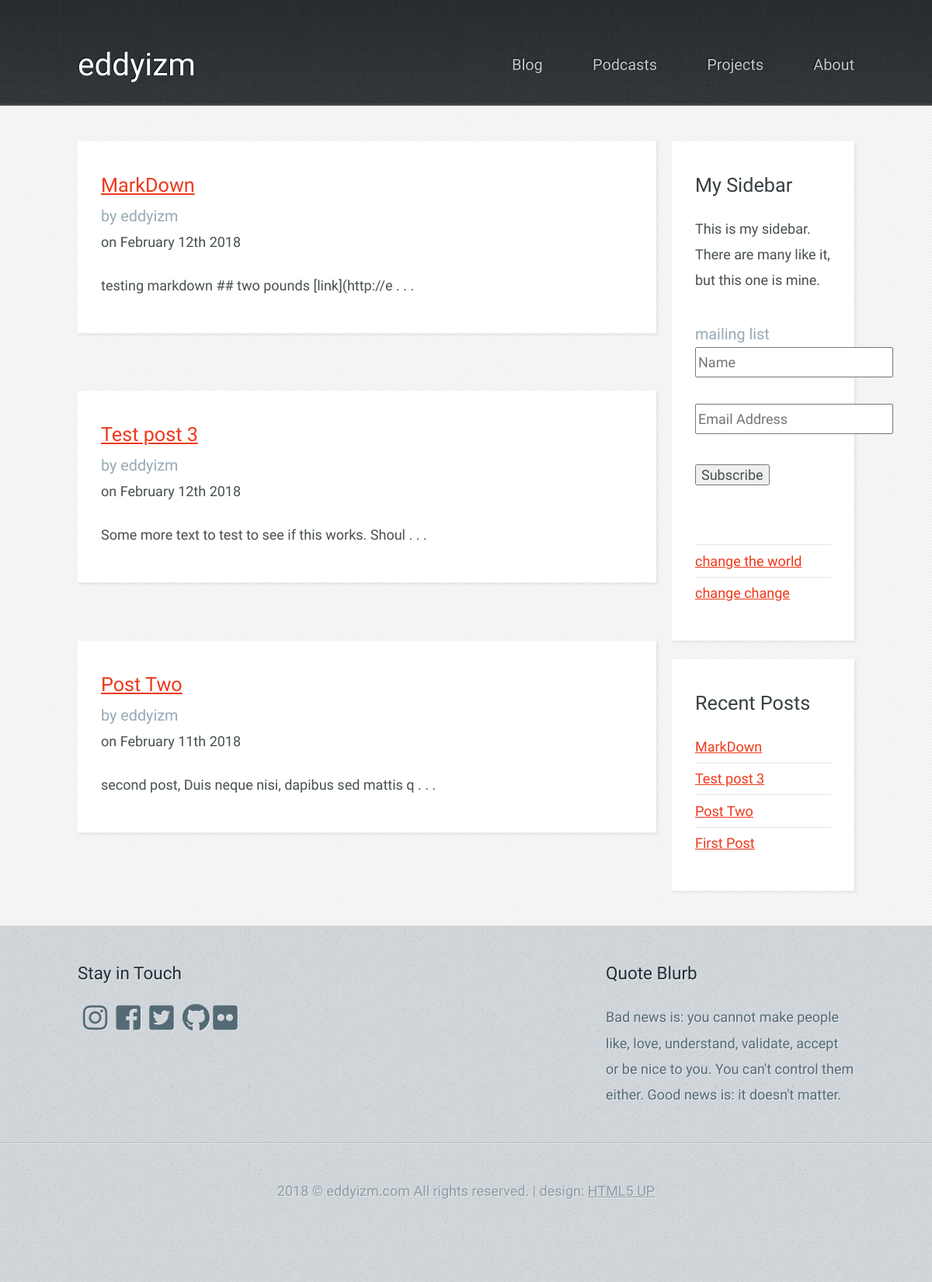
/blog/, run on an earlier commit of the app's database.
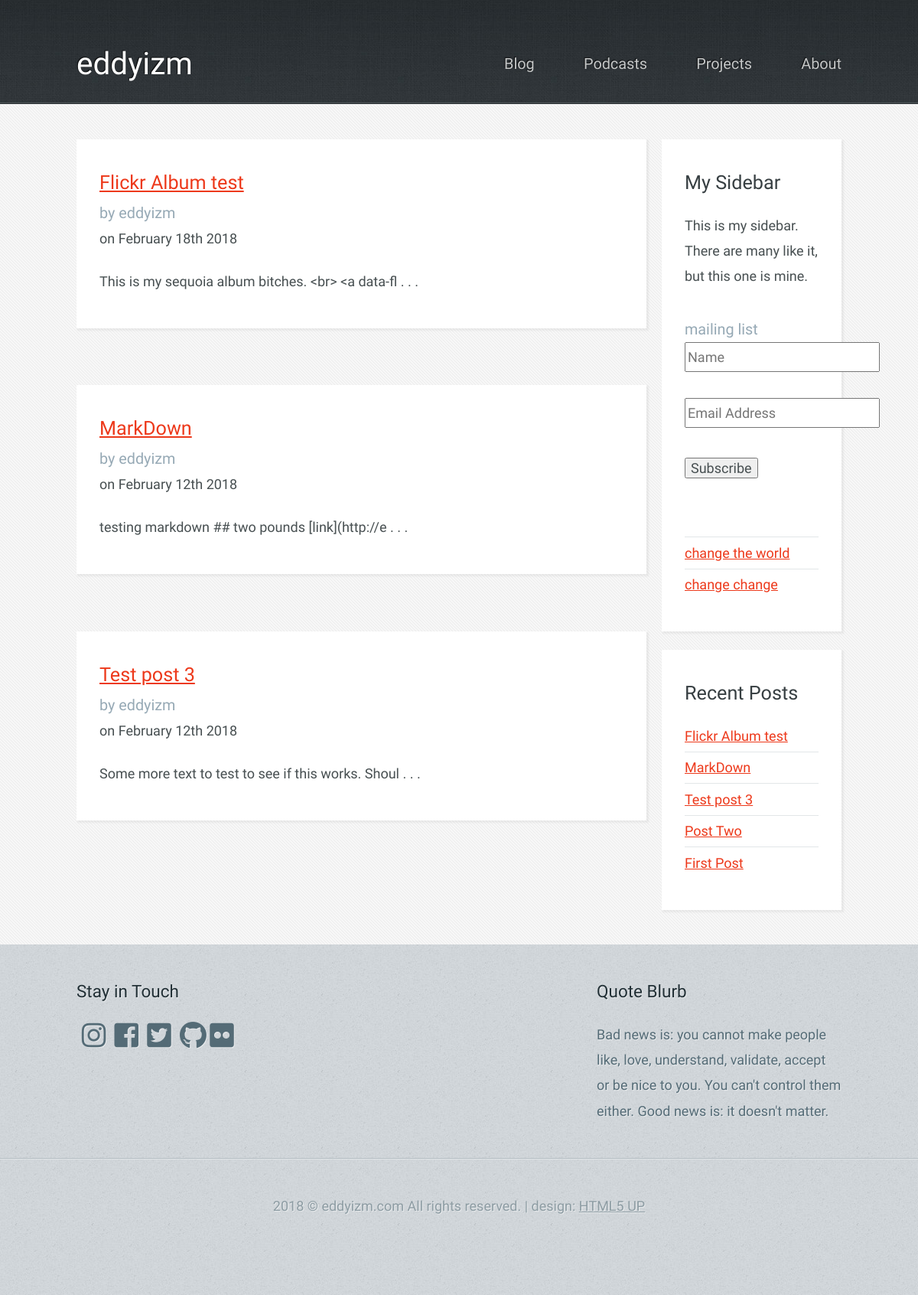
And on a later commit of the database.
### blog/models.py (models this page shows, shortened)
class BlogPost(models.Model):
    title = models.CharField(max_length=255)
    date = models.DateTimeField()
    body = models.CharField(max_length=20000)
    author = models.ForeignKey(Author, on_delete=models.DO_NOTHING,)
    tags = models.ManyToManyField(Tag)
    class Meta:
        ordering = ['-date',]

class Author(models.Model):
    name = models.CharField(max_length=64)
    email = models.CharField(max_length=64)

### blog/views.py (the view)
# urls.py: url(r'^blog/', views.blog_posts , name='blog_posts'),
def blog_posts(request):
    posts = BlogPost.objects.all().order_by('-date')[:3];
    recent_posts = BlogPost.objects.all()[:5];
    return render_to_response('blog/blog.html', {'posts' : posts, 'recent_posts': recent_posts })

### blog/templates/blog/blog.html (shortened to what this page needs)
{% extends "blog/layout.html" %}
{% block content %}
      <div id="content-wrapper">
        <div id="content">
          <div class="container">
            <div class="row">
              <div class="9u 12u(mobile)">
                {% for blog_post in posts %}
                <section>
                  <header>
                      <h2><a href="/blog/{{ blog_post.id }}/">{{ blog_post.title }} </a></h2>
                      <h3> <span>by </span> {{ blog_post.author.name }}</h3>
                      <h4> <span>on {{ blog_post.date|date:"F jS o" }} </span></h4>
                  </header>
                      <p> {{ blog_post.body|slice:":50" }} . . . </p>
                </section>
                {% endfor %}
              </div>
              <div class="3u 12u(mobile)">
                <section>
                  <header>
                    <h2>My Sidebar</h2>
                  </header>
                  <p>
                    This is my sidebar. There are many like it, but this one is mine.
                  </p>
                  <ul class="link-list">
                    <li>
                   <div class="entry-content" itemprop="text">
                  <div id="mc_embed_signup">
                  <form id="mc-embedded-subscribe-form" class="validate" action="https://eddyizm.us17.list-manage.com/subscribe/post?u=d53e408a6ccb1e1ce4059fb9c&amp;id=9d4ffc78c0" method="post" name="mc-embedded-subscribe-form" novalidate="" target="_blank">
                  <div id="mc_embed_signup_scroll">
                  <h3>mailing list</h3>
                  <div class="mc-field-group">
                  <input id="mce-FNAME" class="required" name="FNAME" placeholder="Name" type="text" value="" /></div>
                  <div class="mc-field-group">
                  <br />
                  <input id="mce-EMAIL" class="required email" name="EMAIL" type="email" placeholder="Email Address" value="" /></div>
                  <div class="clear"><input id="mc-embedded-subscribe" class="button" name="subscribe" type="submit" value="Subscribe" /></div>
                  </div>
                  </form>
                  </div>
                  <p><br />
                  </li>
                    <li><a href="#">change the world</a></li>
                    <li><a href="#">change change</a></li>
                  </ul>
                </section>
                <section>
                    <header>
                      <h2>Recent Posts</h2>
                    </header>
                    <ul class="link-list">
                      {% for blog_post in recent_posts %}
                      <li><a href="/blog/{{ blog_post.id }}/"> {{ blog_post.title }} </a></li>
                      {% endfor %}
                      </ul>
                 </section>
              </div>
            </div>
          </div>
        </div>
      </div>
    </div>
{% endblock %}

### blog/templates/blog/layout.html (shortened to what this page needs)
<!DOCTYPE HTML>
<html>
	<head>
    {% load staticfiles %}
		<link rel="stylesheet" type="text/css" href="{% static 'blog/assets/css/main.css' %}" />
		<link href="https://use.fontawesome.com/releases/v5.0.6/css/all.css" rel="stylesheet">
	</head>
	<body>
		<div id="page-wrapper">
				<div id="header-wrapper">
					<header id="header" class="container">
						<div class="row">
							<div class="12u">
									<h1><a href="{% url 'blog' %}" id="logo">eddyizm</a></h1>
									<nav id="nav">
										<a href="{% url 'blog_posts' %}">Blog</a>
										<a href="{% url 'podcasts' %}">Podcasts</a>
										<a href="{% url 'projects' %}">Projects</a>
										<a href="{% url 'about' %}">About</a>
									</nav>
							</div>
						</div>
					</header>
			</div>
				{% block content %}
				{% endblock %}
				<div id="footer-wrapper">
					<footer id="footer" class="container">
						<div class="row">
							<div class="8u 12u(mobile)">
									<section>
										<h2>Stay in Touch</h2>
										<div>
											<div class="row">
												<div class="4u 12u(mobile)">
													<ul class="link-list last-child">
														<li><a href="https://instagram.com/eddyizm"><i class="fab fa-instagram fa-2x fa-fw"></i></a>
														<a href="https://facebook.com/eddyizm"><i class="fab fa-facebook-square fa-2x"></i></a>
														<a href="https://twitter.com/eddyizm"><i class="fab fa-twitter-square fa-2x fa-fw"></i></a>
														<a href="https://github.com/eddyizm"><i class="fab fa-github fa-2x"></i></a>
														<a href="https://www.flickr.com/photos/eddyizm/"><i class="fab fa-flickr fa-2x "></i></a>
														</li>
													</ul>
												</div>
											</div>
										</div>
									</section>
							</div>
							<div class="4u 12u(mobile)">
									<section>
										<h2>Quote Blurb</h2>
										<p>Bad news is: you cannot make people like, love, understand, validate, accept or be nice to you. You can't control them either.
												Good news is: it doesn't matter.
										</p>
										</section>
							</div>
						</div>
					</footer>
				</div>
				<div id="copyright">
					2018 &copy; eddyizm.com All rights reserved. | design: <a href="http://html5up.net">HTML5 UP</a>
				</div>
	</body>
</html>

What changed in the data, as far as the page shows it:
no longer on one of the page's lists (row unchanged): BlogPost: title "Post Two", author.name "eddyizm", date "February 11th 2018", body "second post, Duis neque nisi, dapibus sed mattis q"
added BlogPost: title "Flickr Album test", author.name "eddyizm", date "February 18th 2018", body "This is my sequoia album bitches. <br> <a data-fl"
